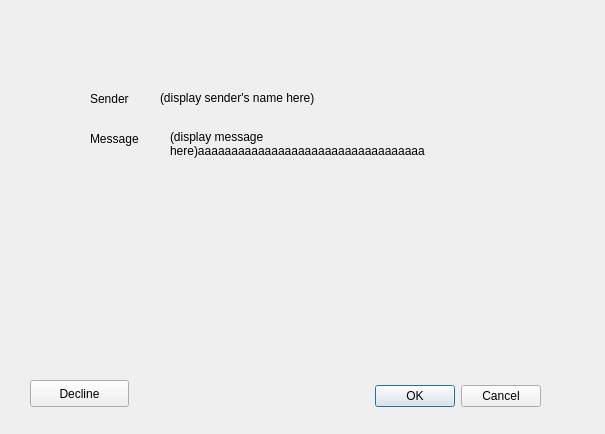
<?xml version="1.0" encoding="UTF-8"?>
<ui version="4.0">
 <class>ReadMessageDialog</class>
 <widget class="QDialog" name="ReadMessageDialog">
  <property name="geometry">
   <rect>
    <x>0</x>
    <y>0</y>
    <width>605</width>
    <height>434</height>
   </rect>
  </property>
  <property name="windowTitle">
   <string>Dialog</string>
  </property>
  <widget class="QDialogButtonBox" name="buttonBox">
   <property name="geometry">
    <rect>
     <x>200</x>
     <y>380</y>
     <width>341</width>
     <height>32</height>
    </rect>
   </property>
   <property name="orientation">
    <enum>Qt::Horizontal</enum>
   </property>
   <property name="standardButtons">
    <set>QDialogButtonBox::Cancel|QDialogButtonBox::Ok</set>
   </property>
  </widget>
  <widget class="QLabel" name="label">
   <property name="geometry">
    <rect>
     <x>90</x>
     <y>90</y>
     <width>67</width>
     <height>17</height>
    </rect>
   </property>
   <property name="text">
    <string>Sender</string>
   </property>
  </widget>
  <widget class="QLabel" name="label_2">
   <property name="geometry">
    <rect>
     <x>90</x>
     <y>130</y>
     <width>67</width>
     <height>17</height>
    </rect>
   </property>
   <property name="text">
    <string>Message</string>
   </property>
  </widget>
  <widget class="QLabel" name="sendername_lineedit">
   <property name="geometry">
    <rect>
     <x>160</x>
     <y>90</y>
     <width>251</width>
     <height>16</height>
    </rect>
   </property>
   <property name="text">
    <string>(display sender's name here)</string>
   </property>
  </widget>
  <widget class="QLabel" name="message_label">
   <property name="geometry">
    <rect>
     <x>170</x>
     <y>130</y>
     <width>311</width>
     <height>211</height>
    </rect>
   </property>
   <property name="text">
    <string>(display message here)aaaaaaaaaaaaaaaaaaaaaaaaaaaaaaaaaa</string>
   </property>
   <property name="alignment">
    <set>Qt::AlignLeading|Qt::AlignLeft|Qt::AlignTop</set>
   </property>
   <property name="wordWrap">
    <bool>true</bool>
   </property>
  </widget>
  <widget class="QPushButton" name="decline_button">
   <property name="geometry">
    <rect>
     <x>30</x>
     <y>380</y>
     <width>99</width>
     <height>27</height>
    </rect>
   </property>
   <property name="text">
    <string>Decline</string>
   </property>
  </widget>
 </widget>
 <resources/>
 <connections>
  <connection>
   <sender>buttonBox</sender>
   <signal>accepted()</signal>
   <receiver>ReadMessageDialog</receiver>
   <slot>accept()</slot>
   <hints>
    <hint type="sourcelabel">
     <x>248</x>
     <y>254</y>
    </hint>
    <hint type="destinationlabel">
     <x>157</x>
     <y>274</y>
    </hint>
   </hints>
  </connection>
  <connection>
   <sender>buttonBox</sender>
   <signal>rejected()</signal>
   <receiver>ReadMessageDialog</receiver>
   <slot>reject()</slot>
   <hints>
    <hint type="sourcelabel">
     <x>316</x>
     <y>260</y>
    </hint>
    <hint type="destinationlabel">
     <x>286</x>
     <y>274</y>
    </hint>
   </hints>
  </connection>
 </connections>
</ui>
